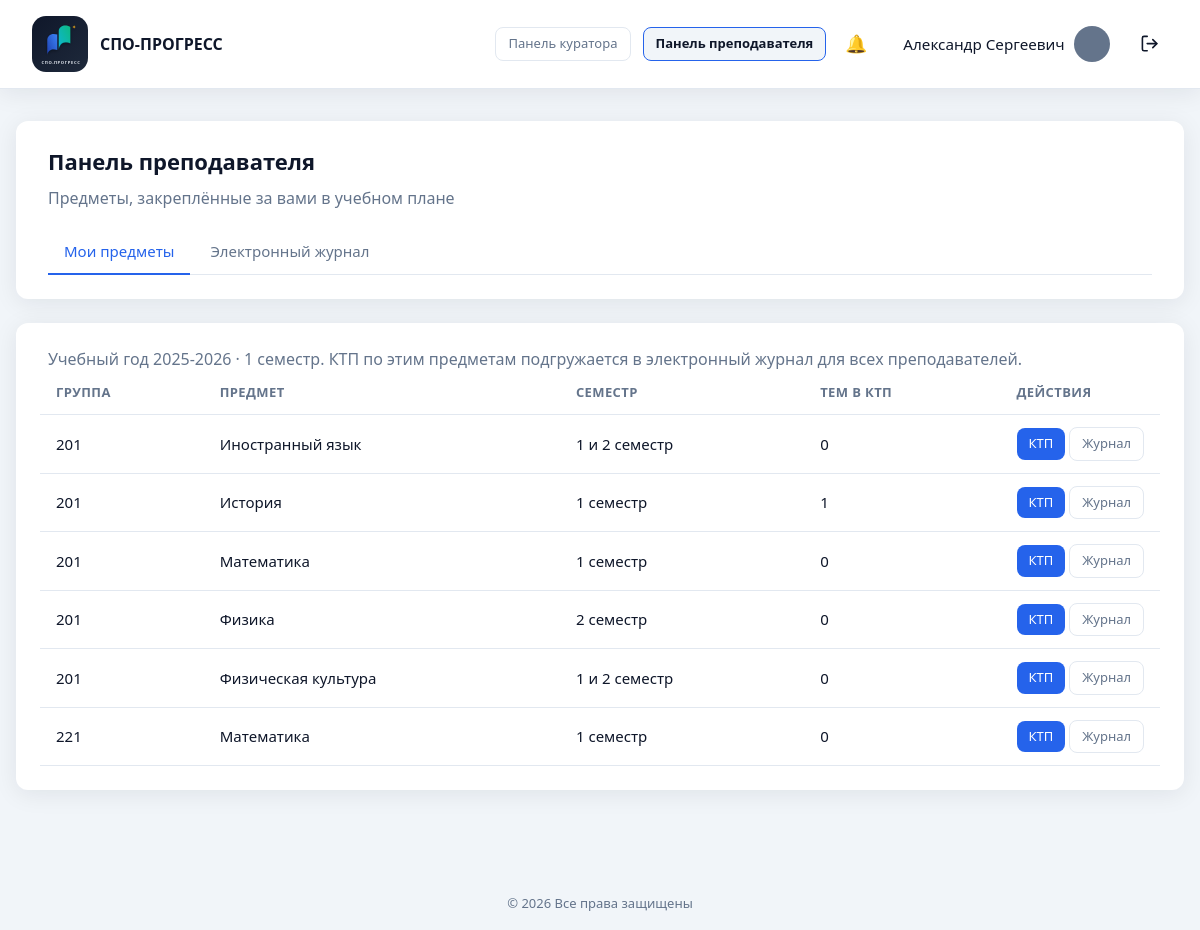
/teacher/subjects.php (signed in), run on the app's committed database.
### tables this page shows
CREATE TABLE `users` (
  `id` int UNSIGNED NOT NULL,
  `email` varchar(255) NOT NULL,
  `password_hash` varchar(255) NOT NULL,
  `password_plain` varchar(64) DEFAULT NULL,
  `full_name` varchar(255) NOT NULL,
  `phone` varchar(50) NOT NULL DEFAULT '',
  `position` varchar(255) NOT NULL DEFAULT '',
  `education` varchar(500) NOT NULL DEFAULT '',
  `additional_info` text,
  `avatar` varchar(255) NOT NULL DEFAULT 'icon:default',
  `role` enum('admin','teacher','student') NOT NULL DEFAULT 'teacher',
  `is_active` tinyint(1) NOT NULL DEFAULT '1',
  `created_at` datetime NOT NULL DEFAULT CURRENT_TIMESTAMP,
  `updated_at` datetime NOT NULL DEFAULT CURRENT_TIMESTAMP ON UPDATE CURRENT_TIMESTAMP
);

CREATE TABLE `app_settings` (
  `setting_key` varchar(100) NOT NULL,
  `setting_value` text NOT NULL,
  `updated_at` datetime NOT NULL DEFAULT CURRENT_TIMESTAMP ON UPDATE CURRENT_TIMESTAMP
);

CREATE TABLE `curriculum_items` (
  `id` int UNSIGNED NOT NULL,
  `curriculum_plan_id` int UNSIGNED NOT NULL,
  `subject_id` int UNSIGNED NOT NULL,
  `teacher_id` int UNSIGNED DEFAULT NULL,
  `semester` enum('1','2','both') NOT NULL,
  `sort_order` int UNSIGNED NOT NULL DEFAULT '1',
  `created_at` datetime NOT NULL DEFAULT CURRENT_TIMESTAMP,
  `updated_at` datetime NOT NULL DEFAULT CURRENT_TIMESTAMP ON UPDATE CURRENT_TIMESTAMP
);

CREATE TABLE `study_groups` (
  `id` int UNSIGNED NOT NULL,
  `number` varchar(50) NOT NULL,
  `specialty_id` int UNSIGNED NOT NULL,
  `curator_id` int UNSIGNED DEFAULT NULL,
  `created_at` datetime NOT NULL DEFAULT CURRENT_TIMESTAMP,
  `updated_at` datetime NOT NULL DEFAULT CURRENT_TIMESTAMP ON UPDATE CURRENT_TIMESTAMP
);

CREATE TABLE `subjects` (
  `id` int UNSIGNED NOT NULL,
  `name` varchar(255) NOT NULL,
  `created_at` datetime NOT NULL DEFAULT CURRENT_TIMESTAMP
);

### includes/migrations.php (called while the page is built, shortened)
<?php
function ensure_user_roles_schema(PDO $pdo): void
{
    $done = true;
    $stmt = $pdo->query("SHOW TABLES LIKE 'user_roles'");
    if ($stmt->fetch()) {
        return;
    }
}
function ensure_organization_schema(PDO $pdo): void
{
    $done = true;
    $stmt = $pdo->query("SHOW TABLES LIKE 'organization'");
    if ($stmt->fetch()) {
        return;
    }
}
function run_migrations(PDO $pdo): void
{
    ensure_user_roles_schema($pdo);
    ensure_organization_schema($pdo);
    ensure_curriculum_schema($pdo);
    ensure_students_schema($pdo);
    ensure_gradebook_schema($pdo);
    ensure_attendance_schema($pdo);
    ensure_journal_schema($pdo);
    ensure_journal_brs_schema($pdo);
    ensure_ktp_schema($pdo);
}
function ensure_students_schema(PDO $pdo): void
{
    $done = true;
    $curatorCol = $pdo->query("SHOW COLUMNS FROM study_groups LIKE 'curator_id'")->fetch();
    $stmt = $pdo->query("SHOW TABLES LIKE 'students'");
    if ($stmt->fetch()) {
        return;
    }
}
function ensure_curriculum_schema(PDO $pdo): void
{
    $done = true;
    $stmt = $pdo->query("SHOW TABLES LIKE 'subjects'");
    if ($stmt->fetch()) {
        return;
    }
}
function ensure_gradebook_schema(PDO $pdo): void
{
    $done = true;
    $stmt = $pdo->query("SHOW TABLES LIKE 'app_settings'");
    $col = $pdo->query("SHOW COLUMNS FROM app_settings LIKE 'setting_value'")->fetch();
    $stmt = $pdo->query("SHOW TABLES LIKE 'grade_entries'");
    if ($stmt->fetch()) {
        return;
    }
}
function ensure_attendance_schema(PDO $pdo): void
{
    $done = true;
    $stmt = $pdo->query("SHOW TABLES LIKE 'attendance_reasons'");
    $stmt = $pdo->query("SHOW TABLES LIKE 'attendance_days'");
    if ($stmt->fetch()) {
        return;
    }
}
function ensure_journal_schema(PDO $pdo): void
{
    $done = true;
    $teacherCol = $pdo->query("SHOW COLUMNS FROM curriculum_items LIKE 'teacher_id'")->fetch();
    $stmt = $pdo->query("SHOW TABLES LIKE 'journal_lessons'");
    if ($stmt->fetch()) {
        return;
    }
}
function ensure_journal_brs_schema(PDO $pdo): void
{
    $done = true;
    $stmt = $pdo->query("SHOW TABLES LIKE 'journal_grades'");
    $markCol = $pdo->query("SHOW COLUMNS FROM journal_grades LIKE 'mark'")->fetch();
}
function ensure_ktp_schema(PDO $pdo): void
{
    $stmt = $pdo->query("SHOW TABLES LIKE 'ktp_topics'");
    $lessonTypeCol = $pdo->query("SHOW COLUMNS FROM ktp_topics LIKE 'lesson_type'")->fetch();
    if (!$lessonTypeCol) {
        $pdo->exec(
            "ALTER TABLE ktp_topics
             ADD lesson_type ENUM(
                'lecture', 'practice', 'independent',
                'diff_credit', 'credit', 'exam', 'control'
             ) NOT NULL DEFAULT 'lecture' AFTER title,
             ADD hours DECIMAL(4,1) NOT NULL DEFAULT 2.0 AFTER lesson_type"
        );
    } else {
        $typeDef = (string) ($lessonTypeCol['Type'] ?? '');
    }
    $stmt = $pdo->query("SHOW TABLES LIKE 'journal_lessons'");
    $topicCol = $pdo->query("SHOW COLUMNS FROM journal_lessons LIKE 'ktp_topic_id'")->fetch();
}

### includes/db.php (called while the page is built, shortened)
<?php
function db(): PDO
{
    static $pdo = null;
    if ($pdo === null) {
        $config = require __DIR__ . '/../config/database.php';
        $dsn = sprintf(
            'mysql:host=%s;dbname=%s;charset=%s',
            $config['host'],
            $config['dbname'],
            $config['charset']
        );
        $pdo = new PDO($dsn, $config['username'], $config['password'], [
            PDO::ATTR_ERRMODE            => PDO::ERRMODE_EXCEPTION,
            PDO::ATTR_DEFAULT_FETCH_MODE => PDO::FETCH_ASSOC,
            PDO::ATTR_EMULATE_PREPARES   => false,
        ]);
        require_once __DIR__ . '/migrations.php';
        run_migrations($pdo);
    }
    return $pdo;
}

### includes/curriculum.php (called while the page is built, shortened)
<?php
require_once __DIR__ . '/db.php';
require_once __DIR__ . '/auth.php';
function semester_label(string $semester): string
{
    if ($semester === '1') {
        return '1 семестр';
    }
    if ($semester === '2') {
        return '2 семестр';
    }
    if ($semester === 'both') {
        return '1 и 2 семестр';
    }
    return $semester;
}
function normalize_academic_year(string $year): ?string
{
    $year = trim($year);
    [$start, $end] = array_map('intval', explode('-', $year));
    return $start . '-' . $end;
}
function get_default_academic_year(): string
{
    $month = (int) date('n');
    $year = (int) date('Y');
    return ($year - 1) . '-' . $year;
}

### includes/gradebook.php (called while the page is built, shortened)
<?php
require_once __DIR__ . '/db.php';
require_once __DIR__ . '/curriculum.php';
function get_app_setting(string $key, ?string $default = null): ?string
{
    $stmt = db()->prepare('SELECT setting_value FROM app_settings WHERE setting_key = ? LIMIT 1');
    $stmt->execute([$key]);
    $value = $stmt->fetchColumn();
    return $value === false ? $default : (string) $value;
}
function get_active_gradebook_period(): array
{
    return [
        'academic_year' => normalize_academic_year(
            get_app_setting('active_academic_year', get_default_academic_year()) ?? get_default_academic_year()
        ) ?? get_default_academic_year(),
        'semester' => normalize_gradebook_semester(get_app_setting('active_semester', '1') ?? '1'),
    ];
}
function normalize_gradebook_semester(string $semester): string
{
    return in_array($semester, ['1', '2'], true) ? $semester : '1';
}

### teacher/subjects.php (the view, shortened to what this page needs)
<?php
require_once __DIR__ . '/../includes/auth.php';
require_once __DIR__ . '/../includes/gradebook.php';
require_teacher_panel();
$period = get_active_gradebook_period();
$assignedSubjects = get_teacher_assigned_subjects((int) current_user()['id'], $period['academic_year']);
$showHeader = true;
$basePath = '../';
require __DIR__ . '/../includes/header.php';
?>
<div class="dashboard dashboard--wide">
    <section class="panel">
        <div class="panel__header">
            <div>
                <h1>Панель преподавателя</h1>
                <p class="text-muted">Предметы, закреплённые за вами в учебном плане</p>
            </div>
        </div>
        <?php require __DIR__ . '/../includes/teacher_nav.php'; ?>
    </section>
    <section class="panel">
        <p class="text-muted">
            Учебный год <?= e($period['academic_year']) ?> · <?= e(semester_label($period['semester'])) ?>.
            КТП по этим предметам подгружается в электронный журнал для всех преподавателей.
        </p>
        <?php if ($assignedSubjects === []): ?>
            <p class="text-muted">Нет закреплённых предметов в текущем учебном году.</p>
        <?php else: ?>
            <div class="table-wrap">
                <table class="table">
                    <thead>
                        <tr>
                            <th>Группа</th>
                            <th>Предмет</th>
                            <th>Семестр</th>
                            <th>Тем в КТП</th>
                            <th class="table__actions-col">Действия</th>
                        </tr>
                    </thead>
                    <tbody>
                        <?php foreach ($assignedSubjects as $subject): ?>
                        <tr>
                            <td><?= e($subject['group_number']) ?></td>
                            <td><?= e($subject['subject_name']) ?></td>
                            <td><?= e(semester_label($subject['semester'])) ?></td>
                            <td><?= (int) $subject['ktp_count'] ?></td>
                            <td class="table__actions">
                                <a
                                    href="ktp.php?item_id=<?= (int) $subject['curriculum_item_id'] ?>"
                                    class="btn btn--primary btn--sm"
                                >КТП</a>
                                <a
                                    href="journal.php?group_id=<?= (int) $subject['group_id'] ?>&item_id=<?= (int) $subject['curriculum_item_id'] ?>"
                                    class="btn btn--ghost btn--sm"
                                >Журнал</a>
                            </td>
                        </tr>
                        <?php endforeach; ?>
                    </tbody>
                </table>
            </div>
        <?php endif; ?>
    </section>
</div>
<?php require __DIR__ . '/../includes/footer.php'; ?>

### includes/header.php (shortened to what this page needs)
<!DOCTYPE html>
<html lang="ru">
<head>
    <?php $basePath = $basePath ?? ''; ?>
    <link rel="stylesheet" href="<?= e($basePath) ?>assets/css/style.css">
</head>
<body>
    <div class="page">
        <?php if (!empty($showHeader)): ?>
        <header class="header">
            <div class="header__brand">
                <span class="header__logo">
                    <img
                        class="header__logo-img"
                        src="<?= e($basePath) ?>assets/img/logo-icon.svg"
                        alt="СПО-ПРОГРЕСС"
                        width="56"
                        height="56"
                    >
                </span>
                <span class="header__title">СПО-ПРОГРЕСС</span>
            </div>
            <?php if (is_logged_in()): ?>
            <?php
            $headerUser = current_user();
            $headerName = user_first_middle_name((string) ($headerUser['full_name'] ?? ''));
            $headerAvatar = (string) ($headerUser['avatar'] ?? 'icon:person');
            $appBase = app_base_path();
            $activePanel = current_header_panel();
            require_once __DIR__ . '/notifications.php';
            ?>
            <nav class="header__nav">
                <?php if (can_use_curator_panel()): ?>
                <a
                    href="<?= e($appBase) ?>curator/group.php"
                    class="btn btn--ghost btn--sm<?= $activePanel === 'curator' ? ' is-active' : '' ?>"
                >Панель куратора</a>
                <?php endif; ?>
                <?php if (can_use_teacher_panel()): ?>
                <a
                    href="<?= e($appBase) ?>teacher/subjects.php"
                    class="btn btn--ghost btn--sm<?= $activePanel === 'teacher' ? ' is-active' : '' ?>"
                >Панель преподавателя</a>
                <?php endif; ?>
                <a
                    href="<?= e($appBase) ?>notifications.php"
                    class="header__notify-btn<?= basename((string) ($_SERVER['SCRIPT_NAME'] ?? '')) === 'notifications.php' ? ' is-active' : '' ?>"
                    title="Уведомления"
                >
                    <span class="header__notify-icon" aria-hidden="true">🔔</span>
                </a>
                <div class="header__account">
                    <a
                        href="<?= e($appBase) ?><?= is_student_user() ? 'student/cabinet.php' : 'cabinet.php' ?>"
                        class="header__cabinet-tab<?= ($activePanel === 'cabinet' || $activePanel === 'student') ? ' header__cabinet-tab--active' : '' ?>"
                        title="Личный кабинет"
                    >
                        <span class="header__user-name"><?= e($headerName) ?></span>
                        <?= render_user_avatar($headerAvatar, 'user-avatar--header', $basePath) ?>
                    </a>
                </div>
                <a
                    href="<?= e($basePath) ?>logout.php"
                    class="header__logout-btn"
                    title="Выйти"
                    aria-label="Выйти"
                >
                </a>
            </nav>
            <?php endif; ?>
        </header>
        <?php endif; ?>
        <main class="main">

### data on the page
users: full_name "Александр Сергеевич"
app_settings: setting_value "2025-2026"
curriculum_items: study_groups.number "201", subject.name "Иностранный язык", semester "1 и 2 семестр", ktp_count "0"
curriculum_items: study_groups.number "201", subject.name "История", semester "1 семестр", ktp_count "1"
curriculum_items: study_groups.number "201", subject.name "Математика", semester "1 семестр", ktp_count "0"
curriculum_items: study_groups.number "201", subject.name "Физика", semester "2 семестр", ktp_count "0"
curriculum_items: study_groups.number "201", subject.name "Физическая культура", semester "1 и 2 семестр", ktp_count "0"
curriculum_items: study_groups.number "221", subject.name "Математика", semester "1 семестр", ktp_count "0"

### other printed values
semester_label($period['semester']) "1 семестр"
